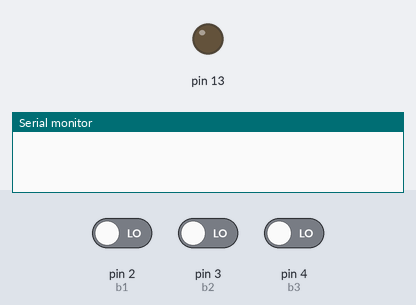
This sketch was run on a simulated Arduino Uno, built with avr-gcc and run on an emulated ATmega328P. On the bench: output pins drawn as LEDs (lit = HIGH), the last lines printed to the serial monitor. The test bench sets the inputs (shaded band); at power-on: pin 2 (b1) LOW, pin 3 (b2) LOW, pin 4 (b3) LOW.

Above: at 1.2 s.
1.3 s: pin 2 (b1) driven HIGH
At 1.8 s:
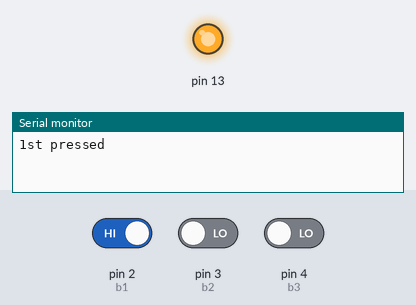
5.8 s: pin 2 (b1) driven LOW
At 6.3 s:
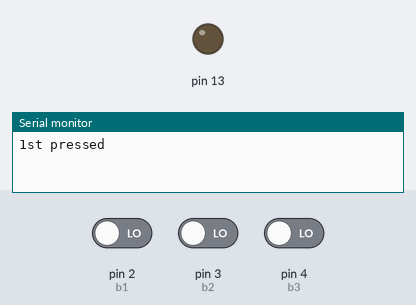
Timing chart, 0 to 8.3 s (numbered marks = the images above; inputs shaded):
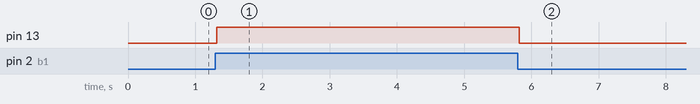

Measured:
- after the input at 1.3 s, pin 13: LOW → HIGH at once
- after the input at 5.8 s, pin 13: HIGH → LOW at once

The sketch:

debnce_check3bttn.ino
```cpp
boolean cs1 = LOW;//stroage for current measured button state
boolean cs2 = LOW;
boolean cs3 = LOW;
boolean ls1 = LOW;//storage for last measured button state
boolean ls2 = LOW;
boolean ls3 = LOW;
boolean dbs1 = LOW;//debounced button state
boolean dbs2= LOW;
boolean dbs3= LOW;
int led1=13;
int led2=6;
int led3=7;
int debounceInterval = 20;//wait 20 ms for button pin to settle
unsigned long tlb1 = 0;//store the last time the button state changed
unsigned long tlb2= 0;
unsigned long tlb3 = 0;
int b1=2;
int b2=3;
int b3=4;
void setup(){
  pinMode(b1, INPUT);//this time we will set the pin as INPUT
  pinMode(b2, INPUT);
  pinMode(b3, INPUT);
  pinMode(13,OUTPUT);

  Serial.begin(9600);//initialize Serial connection
}

void loop(){

  cs1 = digitalRead(b1);
    cs2 = digitalRead(b2);
      cs3 = digitalRead(b3);
  unsigned long currentTime = millis();

  if (cs1 != ls1){
    tlb1= currentTime;
  }
  if(cs2!=ls2)
  {
     tlb2= currentTime;
  }
   if(cs3!=ls3)
  {
     tlb3= currentTime;
  }

  if (currentTime - tlb1 > debounceInterval){//if enough time has passed
    if (cs1 !=dbs1){//if the current state is still different than our last stored debounced state
      dbs1 =cs1;//update the debounced state

      //trigger an event
      if (dbs1 == HIGH){
        Serial.println("1st pressed");
        digitalWrite(13,HIGH);
      }
      else {
        digitalWrite(13,LOW);
      }
    }
  }
  if (currentTime - tlb2 > debounceInterval){//if enough time has passed
    if (cs2!=dbs2){//if the current state is still different than our last stored debounced state
      dbs2 =cs2;//update the debounced state

      //trigger an event
      if (dbs2 == HIGH){
        Serial.println("2nd button pressed");
        digitalWrite(6,HIGH);
      }
      else {
        digitalWrite(6,LOW);
      }
    }
  }
  if (currentTime - tlb3 > debounceInterval){//if enough time has passed
    if (cs3 !=dbs3){//if the current state is still different than our last stored debounced state
      dbs3 =cs3;//update the debounced state

      //trigger an event
      if (dbs3 == HIGH){
        Serial.println("3rd button pressed");
        digitalWrite(7,HIGH);
      }
      else {
        digitalWrite(7,LOW);
      }
    }
  }
  ls1 =cs1;
  ls2=cs2;
  ls3=cs3;
}
```
